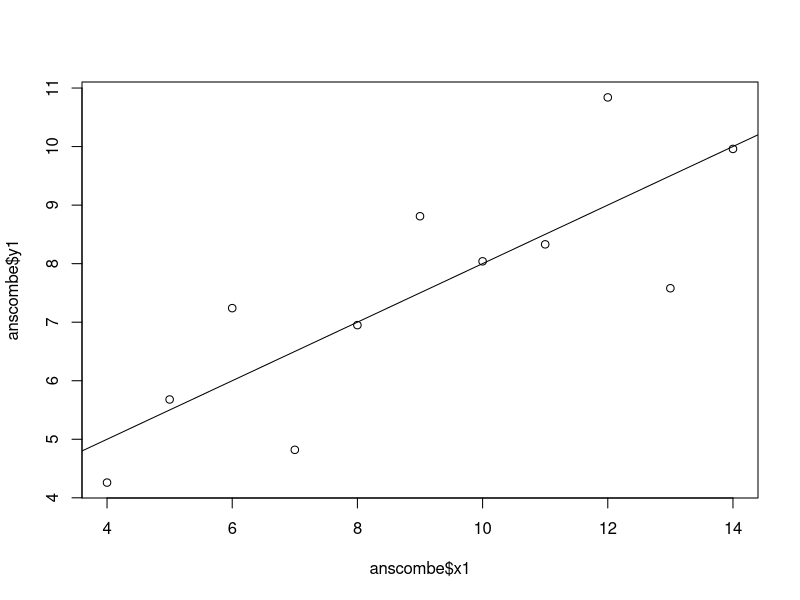

Write the R code that produced this figure.
## ---- chunk 1
data("anscombe")
dim(anscombe)
names(anscombe)
head(anscombe, n=6)
tail(anscombe, n=6)
summary(anscombe)
## ---- chunk 2
summary(cars)
## ---- chunk 3
data("anscombe")
plot(x=anscombe$x1, y=anscombe$y1)
abline(lm(y1 ~ x1, data = anscombe))


